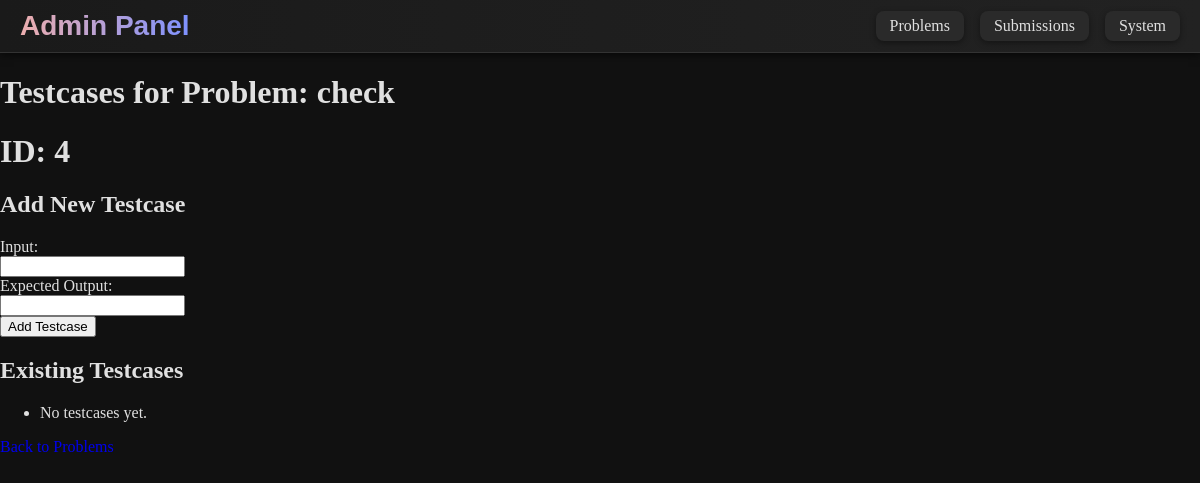
The app's page /admin/problem/4/testcases, older data.
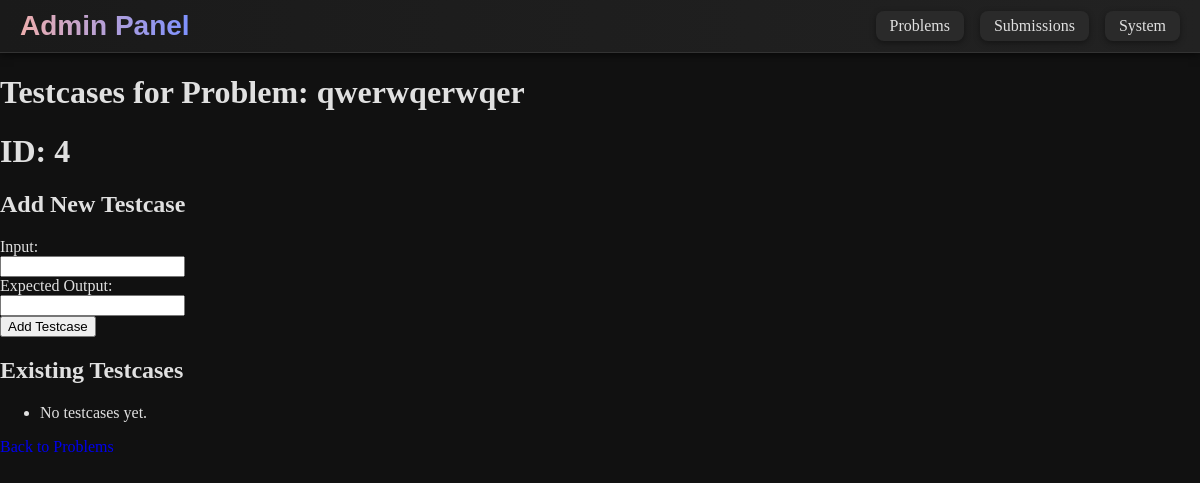
The same page, newer data.
### tables this page shows
CREATE TABLE "problems" (id INTEGER PRIMARY KEY, title varchar(50), description TEXT, examples TEXT, prefix TEXT, constraints TEXT);

### run.py (the view)
@app.route("/admin/problem/<int:problem_id>/testcases")
def admin_testcases(problem_id):
    conn = get_db_connection()
    conn.commit()
    problem = conn.execute("SELECT * FROM problems WHERE id = ?", (problem_id,)).fetchone()
    testcases = conn.execute("SELECT * FROM test_cases WHERE problem_id = ?", (problem_id,)).fetchall()
    conn.close()
    if problem is None:
        return f"⚠️ Problem with id {problem_id} not found", 404
    return render_template("admin/adminTestcases.html", problem=problem, testcases=testcases, id=problem_id)

### run.py (called while the page is built)
def get_db_connection():
    conn = sqlite3.connect(DB_PATH)
    conn.row_factory = sqlite3.Row
    return conn

### templates/admin/adminTestcases.html (shortened to what this page needs)
{% extends "admin/admin.html"%}
{% block content %}
<h1>Testcases for Problem: {{ problem['title'] }}</h1>
<h1>ID: {{problem['id']}}</h1>
    <h2>Add New Testcase</h2>
    <form method="post" action="{{ url_for('add_testcase', problem_id=problem['id']) }}">
        <label>Input:</label><br>
        <input type="text" name="input_data" required><br>
        <label>Expected Output:</label><br>
        <input type="text" name="expected_output" required><br>
        <button type="submit">Add Testcase</button>
    </form>
    <h2>Existing Testcases</h2>
    <ul>
        {% for tc in testcases %}
        <li>
            <form method="post" action="{{ url_for('edit_testcase', problem_id=problem['id'], testcase_id=tc['id']) }}">
                <input type="text" name="input_data" value="{{ tc['input'] }}" required >
                <input type="text" name="expected_output" value="{{ tc['expected'] }}" required>
                <button type="submit">Update</button>
            </form>
            <form method="post" action="{{ url_for('delete_testcase', problem_id=problem['id'], testcase_id=tc['id']) }}" style="display:inline;">
                <button type="submit">Delete</button>
            </form>
        </li>
        {% else %}
        <li>No testcases yet.</li>
        {% endfor %}
    </ul>
    <p><a href="{{ url_for('edit_problem', id=id) }}">Back to Problems</a></p>
{% endblock %}

Row changes from the older to the newer data that the page shows:
changed problems id 4: title "check" → "qwerwqerwqer"
